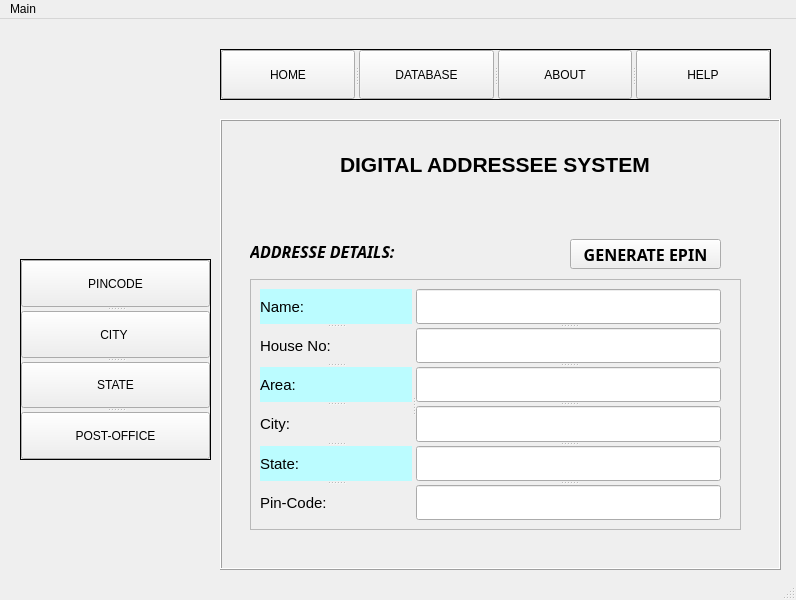
<?xml version="1.0" encoding="UTF-8"?>
<ui version="4.0">
 <class>lo</class>
 <widget class="QMainWindow" name="lo">
  <property name="geometry">
   <rect>
    <x>0</x>
    <y>0</y>
    <width>796</width>
    <height>600</height>
   </rect>
  </property>
  <property name="windowTitle">
   <string>MainWindow</string>
  </property>
  <property name="styleSheet">
   <string notr="true"/>
  </property>
  <widget class="QWidget" name="centralwidget">
   <widget class="QLabel" name="logo">
    <property name="geometry">
     <rect>
      <x>10</x>
      <y>0</y>
      <width>201</width>
      <height>181</height>
     </rect>
    </property>
    <property name="autoFillBackground">
     <bool>false</bool>
    </property>
    <property name="frameShape">
     <enum>QFrame::NoFrame</enum>
    </property>
    <property name="text">
     <string>&lt;html&gt;&lt;head/&gt;&lt;body&gt;&lt;p&gt;&lt;img src=&quot;:/newPrefix/LOG.png&quot;/&gt;&lt;/p&gt;&lt;/body&gt;&lt;/html&gt;</string>
    </property>
    <property name="scaledContents">
     <bool>true</bool>
    </property>
    <property name="alignment">
     <set>Qt::AlignBottom|Qt::AlignJustify</set>
    </property>
    <property name="wordWrap">
     <bool>true</bool>
    </property>
    <property name="margin">
     <number>1</number>
    </property>
    <property name="indent">
     <number>0</number>
    </property>
   </widget>
   <widget class="QFrame" name="frame">
    <property name="geometry">
     <rect>
      <x>220</x>
      <y>100</y>
      <width>561</width>
      <height>451</height>
     </rect>
    </property>
    <property name="autoFillBackground">
     <bool>true</bool>
    </property>
    <property name="frameShape">
     <enum>QFrame::Box</enum>
    </property>
    <property name="frameShadow">
     <enum>QFrame::Raised</enum>
    </property>
    <widget class="QLabel" name="label_2">
     <property name="geometry">
      <rect>
       <x>120</x>
       <y>30</y>
       <width>321</width>
       <height>31</height>
      </rect>
     </property>
     <property name="font">
      <font>
       <pointsize>16</pointsize>
       <weight>75</weight>
       <bold>true</bold>
      </font>
     </property>
     <property name="text">
      <string>DIGITAL ADDRESSEE SYSTEM</string>
     </property>
    </widget>
    <widget class="QLabel" name="label_4">
     <property name="geometry">
      <rect>
       <x>30</x>
       <y>120</y>
       <width>181</width>
       <height>24</height>
      </rect>
     </property>
     <property name="font">
      <font>
       <family>Sitka Small</family>
       <pointsize>12</pointsize>
       <weight>75</weight>
       <italic>true</italic>
       <bold>true</bold>
      </font>
     </property>
     <property name="text">
      <string>ADDRESSE DETAILS:</string>
     </property>
    </widget>
    <widget class="QPushButton" name="pushButton_9">
     <property name="geometry">
      <rect>
       <x>350</x>
       <y>120</y>
       <width>151</width>
       <height>30</height>
      </rect>
     </property>
     <property name="font">
      <font>
       <family>Source Code Pro</family>
       <pointsize>12</pointsize>
       <weight>75</weight>
       <bold>true</bold>
      </font>
     </property>
     <property name="text">
      <string>GENERATE EPIN</string>
     </property>
    </widget>
    <widget class="QFrame" name="frame_2">
     <property name="geometry">
      <rect>
       <x>30</x>
       <y>160</y>
       <width>491</width>
       <height>251</height>
      </rect>
     </property>
     <property name="frameShape">
      <enum>QFrame::StyledPanel</enum>
     </property>
     <property name="frameShadow">
      <enum>QFrame::Raised</enum>
     </property>
     <widget class="QSplitter" name="splitter_5">
      <property name="geometry">
       <rect>
        <x>10</x>
        <y>10</y>
        <width>461</width>
        <height>231</height>
       </rect>
      </property>
      <property name="orientation">
       <enum>Qt::Horizontal</enum>
      </property>
      <widget class="QSplitter" name="splitter_3">
       <property name="orientation">
        <enum>Qt::Vertical</enum>
       </property>
       <widget class="QLabel" name="name">
        <property name="font">
         <font>
          <pointsize>11</pointsize>
         </font>
        </property>
        <property name="styleSheet">
         <string notr="true">background-color: rgb(187, 252, 255)</string>
        </property>
        <property name="text">
         <string>Name:</string>
        </property>
       </widget>
       <widget class="QLabel" name="label_5">
        <property name="font">
         <font>
          <pointsize>11</pointsize>
         </font>
        </property>
        <property name="text">
         <string>House No:</string>
        </property>
       </widget>
       <widget class="QLabel" name="label_6">
        <property name="font">
         <font>
          <pointsize>11</pointsize>
         </font>
        </property>
        <property name="styleSheet">
         <string notr="true">background-color: rgb(187, 252, 255)</string>
        </property>
        <property name="text">
         <string>Area:</string>
        </property>
       </widget>
       <widget class="QLabel" name="label_7">
        <property name="font">
         <font>
          <pointsize>11</pointsize>
         </font>
        </property>
        <property name="text">
         <string>City:</string>
        </property>
       </widget>
       <widget class="QLabel" name="label_8">
        <property name="font">
         <font>
          <pointsize>11</pointsize>
         </font>
        </property>
        <property name="styleSheet">
         <string notr="true">background-color: rgb(187, 252, 255)</string>
        </property>
        <property name="text">
         <string>State:</string>
        </property>
       </widget>
       <widget class="QLabel" name="label_9">
        <property name="font">
         <font>
          <pointsize>11</pointsize>
         </font>
        </property>
        <property name="text">
         <string>Pin-Code:</string>
        </property>
       </widget>
      </widget>
      <widget class="QSplitter" name="splitter_4">
       <property name="orientation">
        <enum>Qt::Vertical</enum>
       </property>
       <widget class="QLineEdit" name="name_input">
        <property name="font">
         <font>
          <pointsize>11</pointsize>
         </font>
        </property>
       </widget>
       <widget class="QLineEdit" name="house_input">
        <property name="font">
         <font>
          <pointsize>11</pointsize>
         </font>
        </property>
       </widget>
       <widget class="QLineEdit" name="area_input">
        <property name="font">
         <font>
          <pointsize>11</pointsize>
         </font>
        </property>
       </widget>
       <widget class="QLineEdit" name="city_input">
        <property name="font">
         <font>
          <pointsize>11</pointsize>
         </font>
        </property>
       </widget>
       <widget class="QLineEdit" name="state_input">
        <property name="font">
         <font>
          <pointsize>11</pointsize>
         </font>
        </property>
       </widget>
       <widget class="QLineEdit" name="pin_input">
        <property name="font">
         <font>
          <pointsize>11</pointsize>
         </font>
        </property>
       </widget>
      </widget>
     </widget>
    </widget>
   </widget>
   <widget class="QSplitter" name="splitter">
    <property name="geometry">
     <rect>
      <x>20</x>
      <y>240</y>
      <width>191</width>
      <height>201</height>
     </rect>
    </property>
    <property name="autoFillBackground">
     <bool>true</bool>
    </property>
    <property name="frameShape">
     <enum>QFrame::Box</enum>
    </property>
    <property name="orientation">
     <enum>Qt::Vertical</enum>
    </property>
    <widget class="QPushButton" name="pincode">
     <property name="text">
      <string>PINCODE</string>
     </property>
    </widget>
    <widget class="QPushButton" name="city">
     <property name="text">
      <string>CITY </string>
     </property>
    </widget>
    <widget class="QPushButton" name="state">
     <property name="text">
      <string>STATE</string>
     </property>
    </widget>
    <widget class="QPushButton" name="postoffice">
     <property name="text">
      <string>POST-OFFICE</string>
     </property>
    </widget>
   </widget>
   <widget class="QSplitter" name="splitter_2">
    <property name="geometry">
     <rect>
      <x>220</x>
      <y>30</y>
      <width>551</width>
      <height>51</height>
     </rect>
    </property>
    <property name="autoFillBackground">
     <bool>true</bool>
    </property>
    <property name="frameShape">
     <enum>QFrame::Box</enum>
    </property>
    <property name="orientation">
     <enum>Qt::Horizontal</enum>
    </property>
    <widget class="QPushButton" name="home">
     <property name="text">
      <string>HOME</string>
     </property>
    </widget>
    <widget class="QPushButton" name="database">
     <property name="text">
      <string>DATABASE</string>
     </property>
    </widget>
    <widget class="QPushButton" name="about">
     <property name="text">
      <string>ABOUT</string>
     </property>
    </widget>
    <widget class="QPushButton" name="help">
     <property name="text">
      <string>HELP</string>
     </property>
    </widget>
   </widget>
  </widget>
  <widget class="QMenuBar" name="menubar">
   <property name="geometry">
    <rect>
     <x>0</x>
     <y>0</y>
     <width>796</width>
     <height>21</height>
    </rect>
   </property>
   <widget class="QMenu" name="menuMain">
    <property name="title">
     <string>Main</string>
    </property>
   </widget>
   <addaction name="menuMain"/>
  </widget>
  <widget class="QStatusBar" name="statusbar"/>
 </widget>
 <resources>
  <include location="../project/img.qrc"/>
 </resources>
 <connections/>
</ui>
